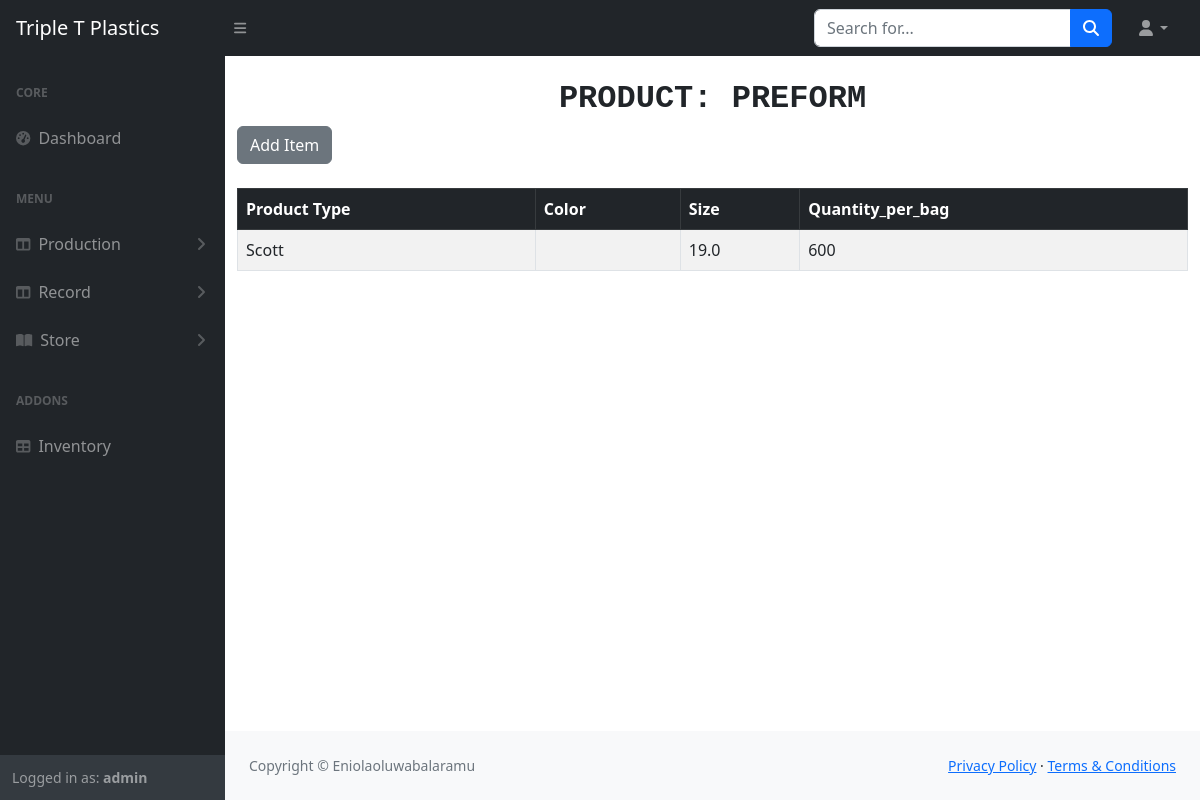
Page /preform/ (signed in) on the committed database.
### store/models.py (models this page shows, shortened)
class Preform(models.Model):
    name = models.CharField(max_length=30, default='Preform', editable=False)
    product_type = models.ForeignKey(Preform_type, on_delete=models.CASCADE)

class Preform_type(models.Model):
    name = models.CharField(max_length=30)
    size = models.DecimalField(max_digits=5, decimal_places=1)
    quantity_per_bag = models.IntegerField()

### store/views.py (the view)
# urls.py: path('preform/', views.preform, name="preform"),
@login_required
def preform(request):
    preform = Preform.objects.all()
    return render(request, ('products/preform/index.html'), {'preforms':preform})

### store/templates/products/preform/index.html
{% extends "base/root.html" %}
{% block body %}
  <div class="container">
    <h2 class="text-center fw-bolder font-monospace"> PRODUCT: PREFORM</h2>
    <a href="{% url 'create_preform' %}" class="btn btn-secondary">Add Item</a></td>
    <table class="table table-striped table-hover table-bordered mt-4">
        <thead class="table-dark">
        <tr>
            <th scope="col">Product Type</th>
            <th scope="col">Color</th>
            <th scope="col">Size</th>
            <th scope="col">Quantity_per_bag</th>
        </tr>
        </thead>
        <tbody>
            {% for preform in preforms %}
                <tr>
                    <td> {{preform.product_type.name}}</a></td>
                            <td>{{preform.color}}</td>
                                <td>{{preform.product_type.size}}</td>
                                    <td>{{preform.product_type.quantity_per_bag}}</td>
                </tr>
            {% endfor %}
        </tbody>
    </table>
  </div>
{% endblock %}

### store/templates/base/root.html (shortened to what this page needs)
{% load static %}
<!DOCTYPE html>
<html lang="en">
    <head>
        <link href="https://cdn.jsdelivr.net/npm/simple-datatables@7.1.2/dist/style.min.css" rel="stylesheet" />
        <link href="{% static './css/styles.css' %}" rel="stylesheet" />
    </head>
    <body class="sb-nav-fixed">
        <nav class="sb-topnav navbar navbar-expand navbar-dark bg-dark">
            <a class="navbar-brand ps-3" href="#">Triple T Plastics</a>
            <button class="btn btn-link btn-sm order-1 order-lg-0 me-4 me-lg-0" id="sidebarToggle" href="#!"><i class="fas fa-bars"></i></button>
            <form class="d-none d-md-inline-block form-inline ms-auto me-0 me-md-3 my-2 my-md-0">
                <div class="input-group">
                    <input class="form-control" type="text" placeholder="Search for..." aria-label="Search for..." aria-describedby="btnNavbarSearch" />
                    <button class="btn btn-primary" id="btnNavbarSearch" type="button"><i class="fas fa-search"></i></button>
                </div>
            </form>
            <ul class="navbar-nav ms-auto ms-md-0 me-3 me-lg-4">
                <li class="nav-item dropdown">
                    <a class="nav-link dropdown-toggle" id="navbarDropdown" href="#" role="button" data-bs-toggle="dropdown" aria-expanded="false"><i class="fas fa-user fa-fw"></i></a>
                </li>
            </ul>
        </nav>
        <div id="layoutSidenav">
            <div id="layoutSidenav_nav">
                <nav class="sb-sidenav accordion sb-sidenav-dark" id="sidenavAccordion">
                    <div class="sb-sidenav-menu">
                        <div class="nav">
                            <div class="sb-sidenav-menu-heading">Core</div>
                            <a class="nav-link" href="{% url 'home' %}">
                                <div class="sb-nav-link-icon"><i class="fas fa-tachometer-alt"></i></div>
                                Dashboard
                            </a>
                            <div class="sb-sidenav-menu-heading">Menu</div>
                            <a class="nav-link collapsed" href="#" data-bs-toggle="collapse" data-bs-target="#collapseProduction" aria-expanded="false" aria-controls="collapseProduction">
                                <div class="sb-nav-link-icon"><i class="fas fa-columns"></i></div>
                                Production
                                <div class="sb-sidenav-collapse-arrow"><i class="fas fa-angle-down"></i></div>
                            </a>
                            <a class="nav-link collapsed" href="#" data-bs-toggle="collapse" data-bs-target="#collapseLayouts" aria-expanded="false" aria-controls="collapseLayouts">
                                <div class="sb-nav-link-icon"><i class="fas fa-columns"></i></div>
                                Record
                                <div class="sb-sidenav-collapse-arrow"><i class="fas fa-angle-down"></i></div>
                            </a>
                            <a class="nav-link collapsed" href="#" data-bs-toggle="collapse" data-bs-target="#collapsePages" aria-expanded="false" aria-controls="collapsePages">
                                <div class="sb-nav-link-icon"><i class="fas fa-book-open"></i></div>
                                Store
                                <div class="sb-sidenav-collapse-arrow"><i class="fas fa-angle-down"></i></div>
                            </a>
                            <div class="sb-sidenav-menu-heading">Addons</div>
                            <a class="nav-link" href="#">
                                <div class="sb-nav-link-icon"><i class="fas fa-table"></i></div>
                                Inventory
                            </a>
                        </div>
                    </div>
                    <div class="sb-sidenav-footer">
                        <div class="small">Logged in as: <strong>{{user.get_username}}</strong></div>
                    </div>
                </nav>
            </div>
            <div id="layoutSidenav_content">
                <main>
                    <div class="views mt-4">
                        {% block body %}
                        {% endblock%}
                    </div>
                </main>
                <footer class="py-4 bg-light mt-auto">
                    <div class="container-fluid px-4">
                        <div class="d-flex align-items-center justify-content-between small">
                            <div class="text-muted">Copyright &copy; Eniolaoluwabalaramu</div>
                            <div>
                                <a href="#">Privacy Policy</a>
                                &middot;
                                <a href="#">Terms &amp; Conditions</a>
                            </div>
                        </div>
                    </div>
                </footer>
            </div>
        </div>
    </body>
</html>

### rows in the picture
Preform: product_type.name "Scott", product_type.size "19.0", product_type.quantity_per_bag "600"

### other values in the picture
{{ user.get_username }} "admin"
